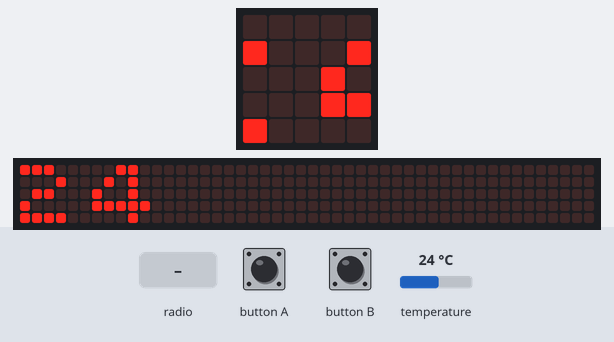
The program below on a simulated BBC micro:bit (MakeCode). Parts: the board's 5×5 LED display, a strip that is not on the board, showing the scrolling text unrolled. The inputs (shaded band) are chosen by the test bench; at power-on: temperature 24 °C. No radio messages arrive unless stated (any console line starting 'radio sent:' is added by the test bench); the 48×5 strip is a reading aid, not a part: it shows the text the display is scrolling, unrolled, one strip-width of it at a time; what the program prints to the serial console is not drawn.

Above: at 1.27 s.
1.3 s: radio message "1" arrives
At 4.2 s:
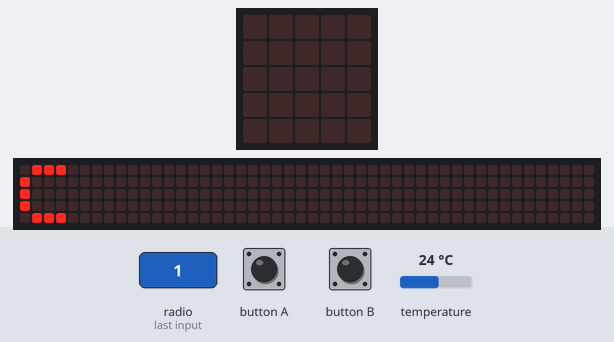
4.3 s: button B pressed for 0.15 s
5.0 s: radio message "0" arrives
At 5.7 s:
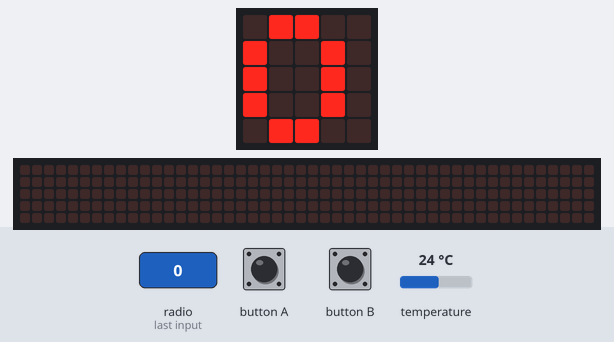
At 6.24 s:
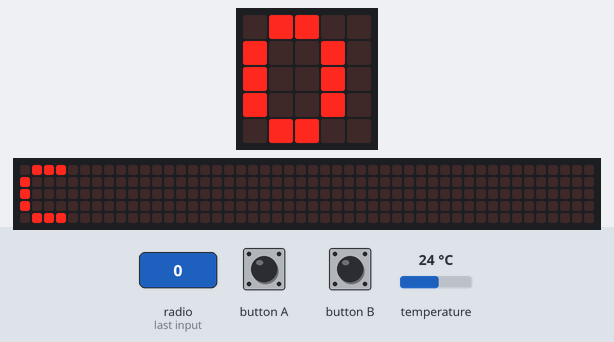
8.0 s: button B pressed for 0.15 s
8.7 s: button A pressed for 0.15 s
Timing chart, 0 to 10.4 s (numbered marks = the images above; inputs shaded):
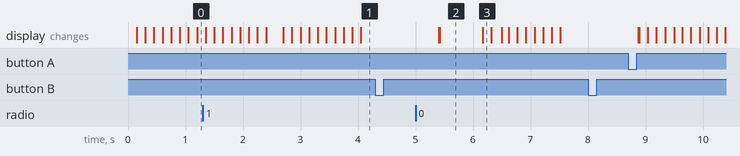

The program:

main.ts
```typescript
radio.onReceivedNumber(function (receivedNumber) {
    Temperatura_recibida = receivedNumber
})
input.onButtonPressed(Button.A, function () {
    radio.sendNumber(input.temperature())
})
input.onButtonPressed(Button.B, function () {
    Temperatura_recibida = input.temperature()
})
let Temperatura_recibida = 0
radio.setGroup(56)
Temperatura_recibida = input.temperature()
basic.forever(function () {
    basic.showNumber(Temperatura_recibida)
    basic.showString("C ")
})
```

test.ts
```typescript
// aquí va el archivo "tests"; esto no se compilará cuando este paquete se utilice como una extensión.
```

Measured:
- after the input at 4.3 s, every drawn part: stays the same
- after the input at 5.0 s, the display: first differs from a run without the input after 0.42 s (image 2)
- after the input at 8.0 s, every drawn part: stays the same
- what the display in image 2 shows lasts 0.8 s, from 5.4 s to 6.2 s
